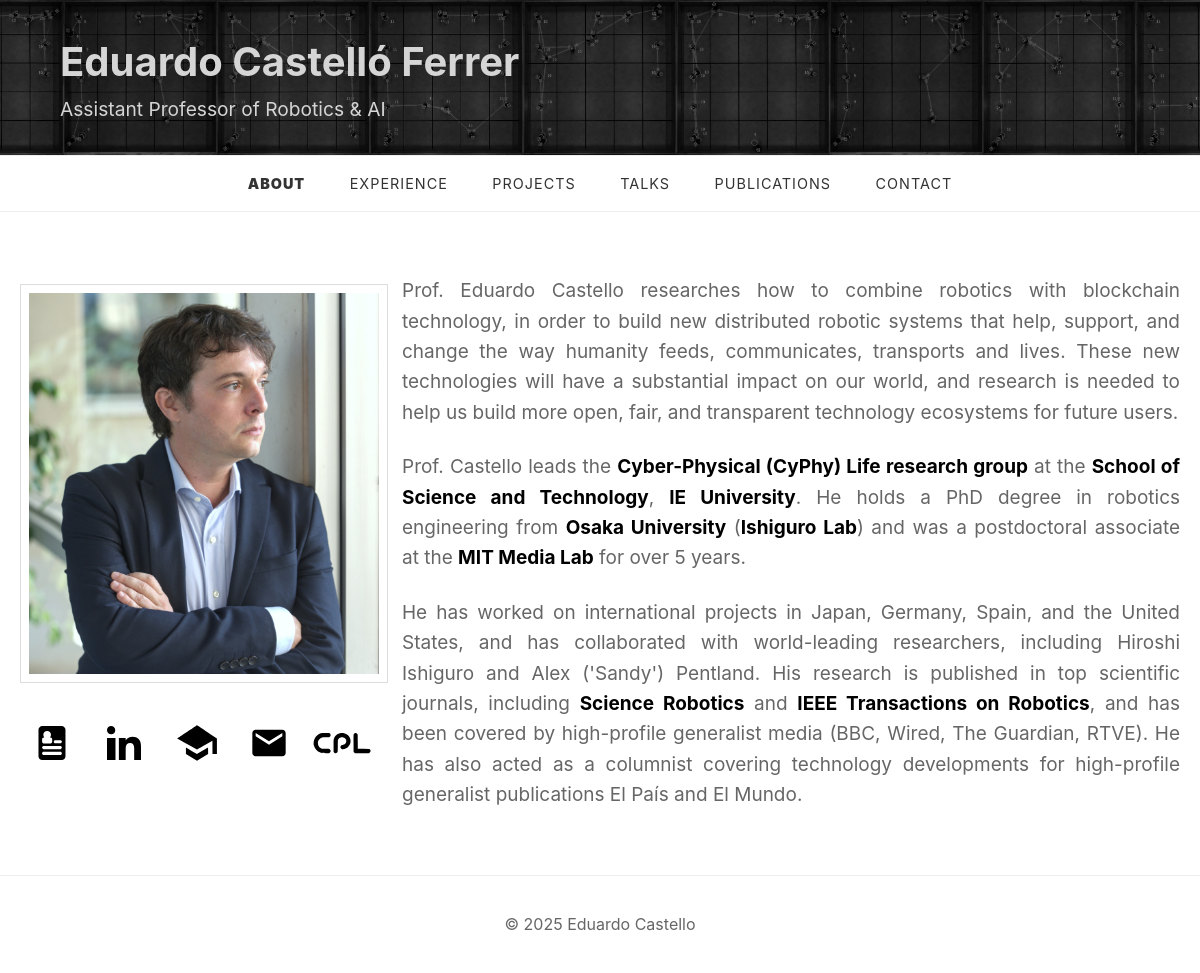
The page / on the database its author committed.
### main/models.py (models this page shows, shortened)
class SiteSettings(models.Model):
    title = models.CharField(('Site Title'), max_length=200, default='Eduardo Castello')
    subtitle = models.CharField(('Subtitle'), max_length=200, default='Postdoctoral research fellow at MIT')
    banner_image = models.ImageField(('Banner Image'), upload_to='banners/', blank=True, null=True)
    class Meta:
        verbose_name = ('Site Settings')
        verbose_name_plural = ('Site Settings')
    @classmethod
    def get_settings(cls):
        return cls.objects.first() or cls.objects.create()

class IntroText(models.Model):
    text = models.TextField()
    cv_file = models.FileField(upload_to='cv/', blank=True, null=True)
    linkedin_url = models.URLField(blank=True, null=True)
    scholar_url = models.URLField(blank=True, null=True)
    email = models.EmailField(blank=True, null=True)
    cyphy_url = models.URLField(blank=True, null=True)

### main/views.py (the view)
# urls.py: path("", views.about, name="about"),
def about(request):
    intro_text = IntroText.objects.first()
    return render(request, "main/about.html", {"intro_text": intro_text})

### main/context_processors.py (called while the page is built)
def site_settings(request):
    return {
        'site_settings': SiteSettings.get_settings()
    }

### main/templatetags/markdown_extras.py (called while the page is built)
@register.filter()
@stringfilter
def markdown(value):
    return md.markdown(value)

### main/templates/main/about.html (shortened to what this page needs)
{% extends 'base.html' %}
{% load static %}
{% load markdown_extras %}
{% block extra_css %}
    <link rel="stylesheet" href="{% static 'css/about.css' %}">
{% endblock %}
{% block content %}
    <div class="about-content">
        <div class="profile-section">
            <div class="profile-image">
                <img src="{% static 'images/Headshot2021.jpg' %}" class="headshot" alt="Profile Photo">
                <div class="profile-links">
                    {% if intro_text.cv_file %}
                        <a href="{{ intro_text.cv_file.url }}" class="social-btn cv-btn" download>
                            <img src="{% static 'images/cvlogo.svg' %}" alt="CV" style="width: 40px; height: 40px;">
                        </a>
                    {% else %}
                        <a href="#" class="social-btn cv-btn">
                            <img src="{% static 'images/cvlogo.svg' %}" alt="CV" style="width: 40px; height: 40px;">
                        </a>
                    {% endif %}
                    {% if intro_text.linkedin_url %}
                        <a href="{{ intro_text.linkedin_url }}" class="social-btn linkedin-btn" target="_blank">
                            <img src="{% static 'images/linkedinlogo.svg' %}" alt="LinkedIn" style="width: 40px; height: 40px;">
                        </a>
                    {% endif %}
                    {% if intro_text.scholar_url %}
                        <a href="{{ intro_text.scholar_url }}" class="social-btn" target="_blank">
                            <img src="{% static 'images/scholarlogo.svg' %}" alt="Google Scholar" style="width: 40px; height: 40px;">
                        </a>
                    {% endif %}
                    {% if intro_text.email %}
                        <a href="mailto:{{ intro_text.email }}" class="social-btn">
                            <img src="{% static 'images/emaillogo.svg' %}" alt="Email" style="width: 40px; height: 40px;">
                        </a>
                    {% endif %}
                    {% if intro_text.cyphy_url %}
                        <a href="{{ intro_text.cyphy_url }}" class="social-btn cyphy-btn" target="_blank">
                            <img src="{% static 'images/cyphylogo.svg' %}" alt="Cyphy" style="width: 40px; height: 40px;">
                        </a>
                    {% endif %}
                </div>
            </div>
            <div class="profile-text">
                {% if intro_text %}
                    {{ intro_text.text|markdown|safe }}
                {% endif %}
            </div>
        </div>
{% endblock %}

### templates/base.html (shortened to what this page needs)
{% load static %}
<!DOCTYPE html>
<html lang="en">
<head>
    <link rel="stylesheet" href="{% static 'css/base.css' %}">
    {% block extra_css %}{% endblock %}
</head>
<body>
    <header>
        <div class="site-title" style="background-image: url('{% if site_settings.banner_image %}{{ site_settings.banner_image.url }}{% else %}{% static 'images/grey_dark_banner.jpg' %}{% endif %}');
            background-size: contain;
            background-position: center;
            ">
            <div class="title-container">
                <div class="title-text">
                    <h1>{{ site_settings.title }}</h1>
                    <p class="subtitle">{{ site_settings.subtitle }}</p>
                </div>
            </div>
        </div>
    </header>
    <nav class="main-nav">
        <a href="{% url 'about' %}" {% if request.path == '/' %}class="active"{% endif %}>ABOUT</a>
        <a href="{% url 'experience' %}" {% if request.path == '/experience/' %}class="active"{% endif %}>EXPERIENCE</a>
        <a href="{% url 'projects' %}" {% if request.path == '/projects/' %}class="active"{% endif %}>PROJECTS</a>
        <a href="{% url 'talks' %}" {% if request.path == '/talks/' %}class="active"{% endif %}>TALKS</a>
        <a href="{% url 'publications' %}" {% if request.path == '/publications/' %}class="active"{% endif %}>PUBLICATIONS</a>
        <a href="{% url 'contact' %}" {% if request.path == '/contact/' %}class="active"{% endif %}>CONTACT</a>
    </nav>
    <main>
        {% block content %}
        {% endblock %}
    </main>
    <footer>
        <p>© {% now "Y" %} Eduardo Castello</p>
    </footer>
</body>
</html>

### static/css/base.css (style rules this page uses)
body { margin: 0; padding: 0; font-family: -apple-system, BlinkMacSystemFont, "Segoe UI", Roboto, Helvetica, Arial, sans-serif; line-height: 1.6; }
.site-title { text-align: left; position: relative; z-index: 999; padding: 30px 20px; }
.site-title h1 { font-size: 2.5rem; margin: 0; color: #333; font-weight: bold; }
.subtitle { color: #666; margin: 0; font-size: 1.2rem; }
.main-nav { width: 100%; background: white; padding: 15px 0; text-align: center; z-index: 1000; border-top: 1px solid #eee; border-bottom: 1px solid #eee; transition: all 0.3s ease; }
.main-nav a { color: #333; text-decoration: none; padding: 0 20px; font-size: 0.9rem; text-transform: uppercase; letter-spacing: 1px; }
main { max-width: 1200px; margin: 40px auto; padding: 0 20px; }
footer { text-align: center; padding: 20px; color: #666; border-top: 1px solid #eee; }
.title-container { display: flex; justify-content: space-between; align-items: center; width: 100%; }
.title-text { flex: 1; width: 100%; max-width: 1200px; margin: 0 auto; padding-left: 40px; }
.title-text h1 { color: #d5d5d5; }
.title-text p { color: #d5d5d5; }
.main-nav-container, header, .site-header { overflow: visible !important; }
html, body { margin: 0; padding: 0; overflow-x: hidden; }
header { position: relative; width: 100%; }
.active { font-weight: 1000; }

### static/css/about.css (style rules this page uses)
.about-content { max-width: 1200px; margin: 0 auto; }
.profile-section { display: grid; grid-template-columns: 350px 1fr; gap: 2rem; margin-bottom: 2rem; align-items: start; }
.profile-image { width: 100%; max-width: 350px; display: flex; flex-direction: column; align-items: stretch; }
.headshot { width: 100%; max-width: 350px; height: auto; border: 1px solid #ddd; padding: 0.5rem; background: #fff; margin-top: 2rem; margin-bottom: 2rem; margin-left: 0rem; }
.profile-text { color: #333; }
.profile-text p { font-size: 1.1rem; line-height: 1.6; margin-bottom: 1.5rem; color: #666; }
.profile-links { display: flex; align-items: center; justify-content: space-between; width: 100%; gap: 0.8rem; padding: 0 0.5rem; padding-left: 0.1rem; }
.social-btn { background-color: #fff; display: inline-flex; align-items: center; justify-content: center; flex: 1; padding: 0.5rem; min-width: 40px; }
.profile-text a { text-decoration: none; color: #000; font-weight: bold; }
.cv-btn { transform: scale(0.85); }
.cyphy-btn { transform: scale(1.5); }
.linkedin-btn { transform: scale(0.85); }

### rows shown on the page
SiteSettings: banner_image (picture), title "Eduardo Castelló Ferrer", subtitle "Assistant Professor of Robotics & AI"
IntroText: text "Prof. Eduardo Castello researches how to combine robotics with blockchain technology, in order to build new distributed robotic systems that help, support, and change the way humanity feeds, communicates, transports and lives. These new technologies will have a substantial impact on our world, and research is needed to help us build more open, fair, and transparent technology ecosystems for future users. Prof. Castello leads the Cyber-Physical (CyPhy) Life research group at the School of Science and Technology , IE University . He holds a PhD degree in robotics engineering from Osaka University ( Ishiguro Lab ) and was a postdoctoral associate at the MIT Media Lab for over 5 years. He has…"
